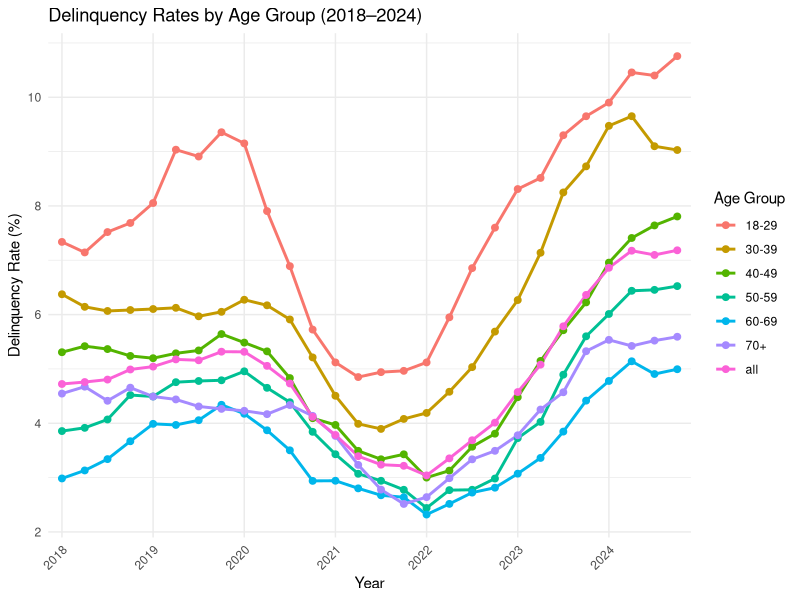

Write the R code that produced this figure.
library(readxl)
library(tidyverse)

data <- read_excel("HHD_C_Report_2024Q4.xlsx", sheet = "Page 27 Data", range = "A3:H103")
colnames(data)[1] <- "Quarter"

data_filtered <- data %>%
  filter(Quarter >= "18:Q1")

data_long <- data_filtered %>%
  pivot_longer(cols = -Quarter, names_to = "AgeGroup", values_to = "DelinquencyRate")

data_long$Quarter <- factor(data_long$Quarter, levels = unique(data_long$Quarter), ordered = TRUE)

data_long$Year <- substr(as.character(data_long$Quarter), 1, 2)

ggplot(data_long, aes(x = Quarter, y = DelinquencyRate, color = AgeGroup, group = AgeGroup)) +
  geom_line(size = 1) +
  geom_point(size = 2) +
  scale_x_discrete(
    breaks = data_long$Quarter[grep("Q1", data_long$Quarter)],
    labels = function(x) paste0("20", substr(x, 1, 2))
  ) +
  labs(
    title = "Delinquency Rates by Age Group (2018–2024)",
    x = "Year",
    y = "Delinquency Rate (%)",
    color = "Age Group"
  ) +
  theme_minimal() +
  theme(axis.text.x = element_text(angle = 45, hjust = 1))

df_long <- data_filtered %>%
  pivot_longer(cols = -Quarter, names_to = "Age_Group", values_to = "Value")

anova_result <- aov(Value ~ Age_Group, data = df_long)
summary(anova_result)
